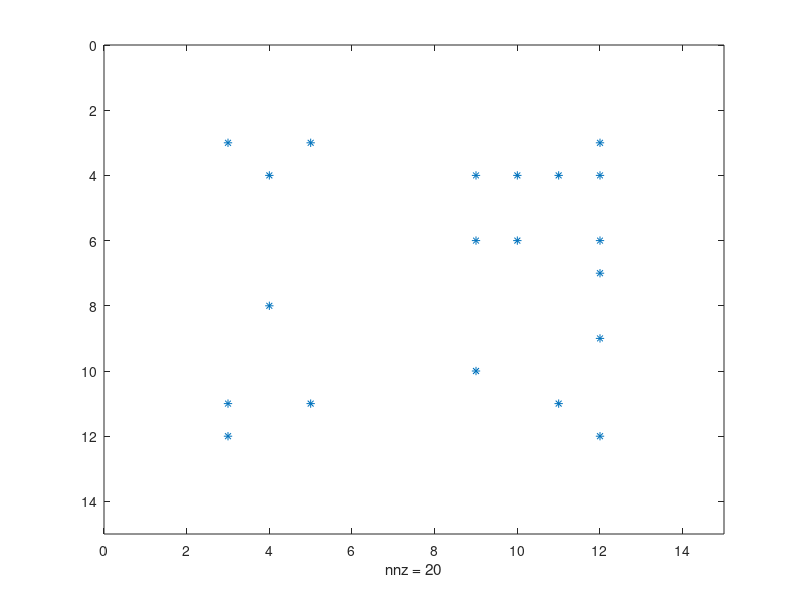

Reproduce this figure in MATLAB.
% 作りかけ
clear

%%% 可変領域
L = 10;         % はんい
NoN = 20;       % ノード数
R = 2; % すべてのnodeが同じ能力の場合
       % ノードの最大通信範囲で座標ボードを大きく
%%%

A = zeros(L+R+R);  %%%　ノードの位置を座標で表現＿①

Node_line = randi([1,L],[1,NoN])+R; %%% ノードの座標を作成
Node_row  = randi([1,L],[1,NoN])+R;

for i = 1:NoN
    %%% (i)に当たるところで、nodeを表す
    S_Node(i).line = Node_line(i);                %%% Nodeの位置
    S_Node(i).row  = Node_row(i); 
    S_Node(i).RREQ = [];                 %%% どの順番でRREQが送られてきたのか ,はじめは0を入れておきます
    S_Node(i).range = [R];                        %%% Node の　通信はんい | ここを操作して　機器ごとの通信範囲を変える
    %%%     

    A(Node_line(i),Node_row(i)) = i;   %%%　ノードの位置を座標で表現＿②
end

spy(A);  %%% ノードの位置を座標で表現＿③
flag = 0;  % はじめ　node1 からnode20 へ
%%%%%%%%%%%%%%%%%%%%%%%%%%%%%%%%%%%%%%%%%%%%%%%  あとで　findで書き直せるか試す
k = 1;

for roop = 1:6
   
for i = 1 : S_Node(k(1)).range
    %%% Aを使って参照し,S_Nodeにアクセスすることで実現する
    for j = i : S_Node(k(1)).range
        
      if A( S_Node(k(1)).line +i , S_Node(k(1)).row +j ) > 0 
     S_Node(A( S_Node(k(1)).line +i , S_Node(k(1)).row +j )).RREQ = ...
         [S_Node(A( S_Node(k(1)).line +i , S_Node(k(1)).row +j )).RREQ k(1)];
     k = [k A( S_Node(k(1)).line +i , S_Node(k(1)).row +j )];
      end
      if A( S_Node(k(1)).line -i , S_Node(k(1)).row +j ) > 0

    S_Node(A( S_Node(k(1)).line -i , S_Node(k(1)).row +j )).RREQ = ...
         [S_Node(A( S_Node(k(1)).line -i , S_Node(k(1)).row +j )).RREQ k(1)];
     k = [k A( S_Node(k(1)).line -i , S_Node(k(1)).row +j )];

      end
      if A( S_Node(k(1)).line -i , S_Node(k(1)).row -j ) > 0 

    S_Node(A( S_Node(k(1)).line -i , S_Node(k(1)).row -j )).RREQ = ...
         [S_Node(A( S_Node(k(1)).line -i , S_Node(k(1)).row -j )).RREQ k(1)];
     k = [k A( S_Node(k(1)).line -i , S_Node(k(1)).row -j )];

      end
      if A( S_Node(k(1)).line +i , S_Node(k(1)).row -j ) > 0
  
    S_Node(A( S_Node(k(1)).line +i , S_Node(k(1)).row -j )).RREQ = ...
         [S_Node(A( S_Node(k(1)).line +i , S_Node(k(1)).row -j )).RREQ k(1)];
     k = [k A( S_Node(k(1)).line +i , S_Node(k(1)).row -j )];

      end
    end            
end
k(1)=[];
    if S_Node(20).RREQ > 0
      flag = flag +1; %%%　　おわり
    end

    if isempty(k)==1 
       disp('not arrival');
       break
    end
    
    
end
